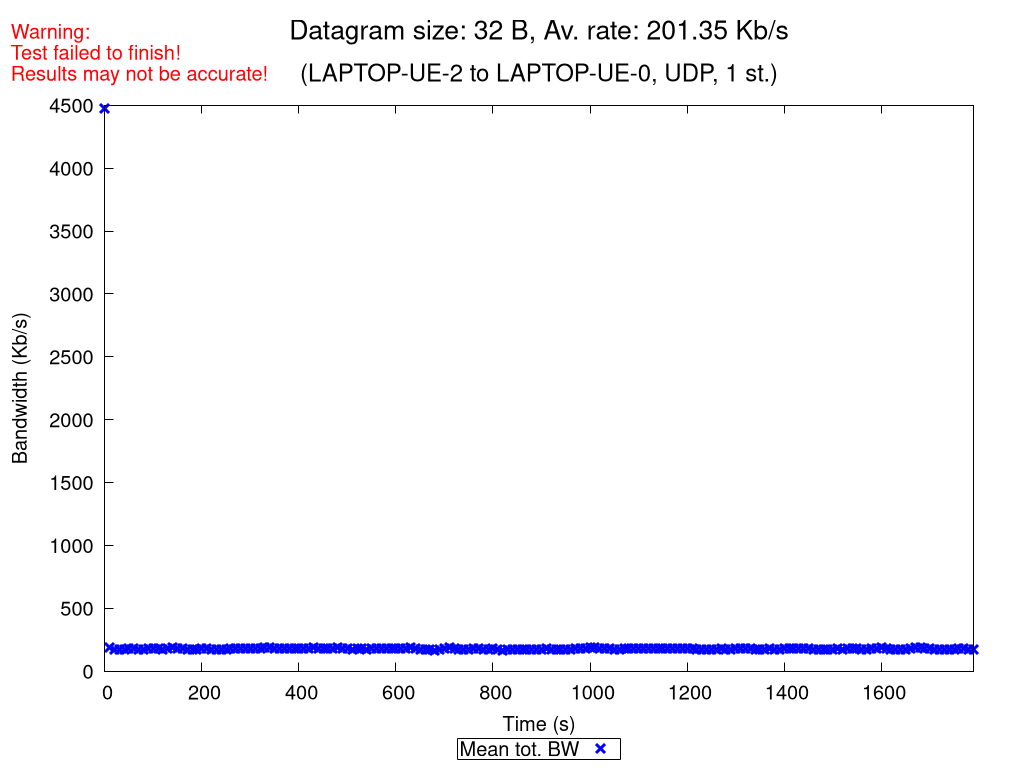

Write gnuplot code to recreate this figure.
set terminal pngcairo nocrop enhanced size 1024,768 font "Verdana,15"
set output "UDP_1_st_2020_10_18_09-41-26_two2one_00032B.png"

set title "{/=20 Datagram size: 32 B, Av. rate: 201.35 Kb/s}\n\n{/=18 (LAPTOP-UE-2 to LAPTOP-UE-0, UDP, 1 st.)}"
set label "Warning:\nTest failed to finish!\nResults may not be accurate!" at screen 0.01, screen 0.96 tc rgb "red"

set xlabel "Time (s)"
set ylabel "Bandwidth (Kb/s)"
set ytics nomirror
set key bmargin center horizontal box samplen 1 width -1
set bmargin 4.6
set rmargin 4.5

rf = 1000.0  # rate factor
set style fill transparent solid 0.2 noborder
set autoscale xfix
plot "UDP_1_st_2020_10_18_09-41-26_two2one_00032B_iperf_processed.dat" using 1:($2/rf-$3/rf):($2/rf+$3/rf) with filledcurves lc rgb "blue" notitle, \
     "" using 1:($2/rf) with points pt 2 ps 1.5 lw 3 lc rgb "blue" title "Mean tot. BW", \
